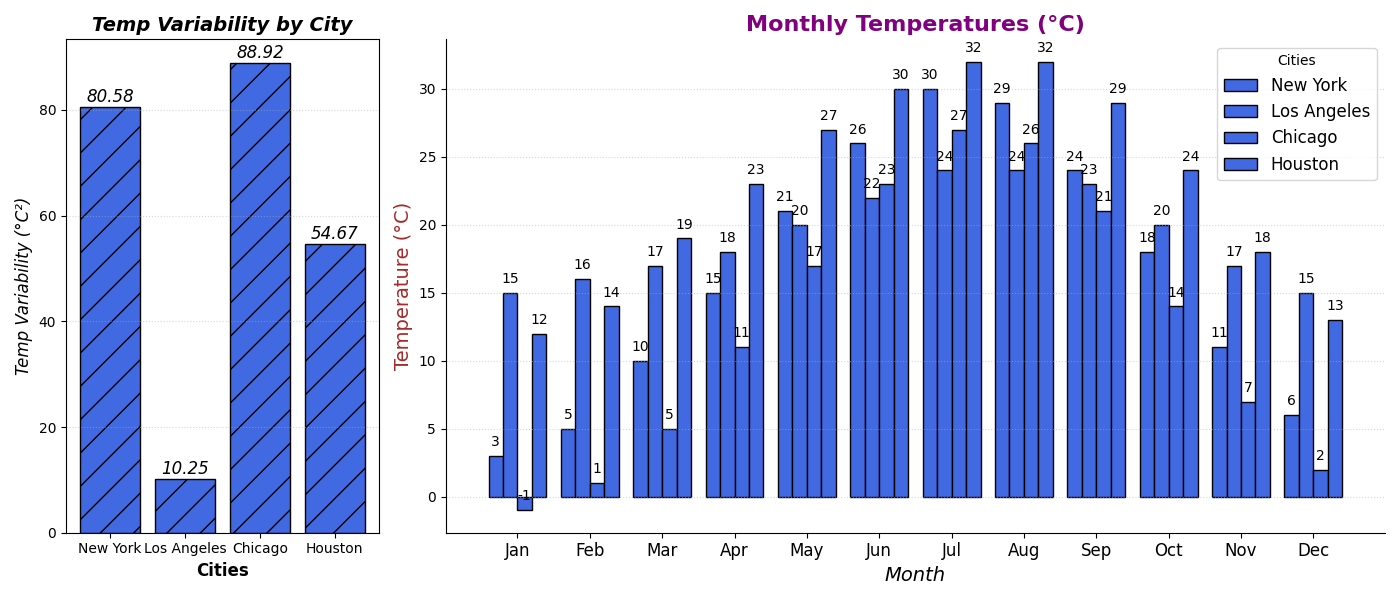

The Python source for this figure:
import matplotlib.pyplot as plt
import numpy as np

cities = ['New York', 'Los Angeles', 'Chicago', 'Houston']
variances = np.array([80.58, 10.25, 88.92, 54.67])  # Manually provided variances

fig, (ax2, ax1) = plt.subplots(nrows=1, ncols=2, figsize=(14, 6), gridspec_kw={'width_ratios': [1, 3]})

single_color = 'royalblue'

# Change horizontal bar plot in ax2 to a vertical bar plot
ax2.bar(cities, variances, color=single_color, edgecolor='black', hatch='/')
ax2.set_title('Temp Variability by City', fontsize=14, fontweight='bold', style='italic')
ax2.set_ylabel('Temp Variability (°C²)', fontsize=12, style='italic')
ax2.set_xlabel('Cities', fontsize=12, fontweight='bold')

for i, variance in enumerate(variances):
    ax2.text(i, variance + 0.1, f'{variance:.2f}', ha='center', va='bottom', fontsize=12, style='italic')

ax2.grid(True, linestyle=':', alpha=0.5, axis='y')

# Retaining the second subplot (ax1) as it is already a base bar chart
months = np.array(['Jan', 'Feb', 'Mar', 'Apr', 'May', 'Jun', 
                   'Jul', 'Aug', 'Sep', 'Oct', 'Nov', 'Dec'])
temp_data = np.array([
    [3, 5, 10, 15, 21, 26, 30, 29, 24, 18, 11, 6],
    [15, 16, 17, 18, 20, 22, 24, 24, 23, 20, 17, 15],
    [-1, 1, 5, 11, 17, 23, 27, 26, 21, 14, 7, 2],
    [12, 14, 19, 23, 27, 30, 32, 32, 29, 24, 18, 13]
])
bar_width = 0.2
x_positions = np.arange(len(months))

for i, city in enumerate(cities):
    ax1.bar(x_positions + i * bar_width, temp_data[i], width=bar_width, label=city, color=single_color, edgecolor='black', capstyle='round')

ax1.set_title('Monthly Temperatures (°C)', fontsize=16, fontweight='bold', color='purple')
ax1.set_xlabel('Month', fontsize=14, fontstyle='italic')
ax1.set_ylabel('Temperature (°C)', fontsize=14, color='brown')
ax1.set_xticks(x_positions + bar_width * 1.5)
ax1.set_xticklabels(months, fontsize=12)

for i in range(len(months)):
    for j in range(len(cities)):
        ax1.text(i + j * bar_width, temp_data[j][i] + 0.5, str(temp_data[j][i]), ha='center', va='bottom', fontsize=10)

ax1.legend(title='Cities', fontsize=12)
ax1.grid(True, linestyle=':', alpha=0.5, axis='y')
ax1.spines['top'].set_visible(False)
ax1.spines['right'].set_visible(False)

plt.tight_layout()
plt.show()
